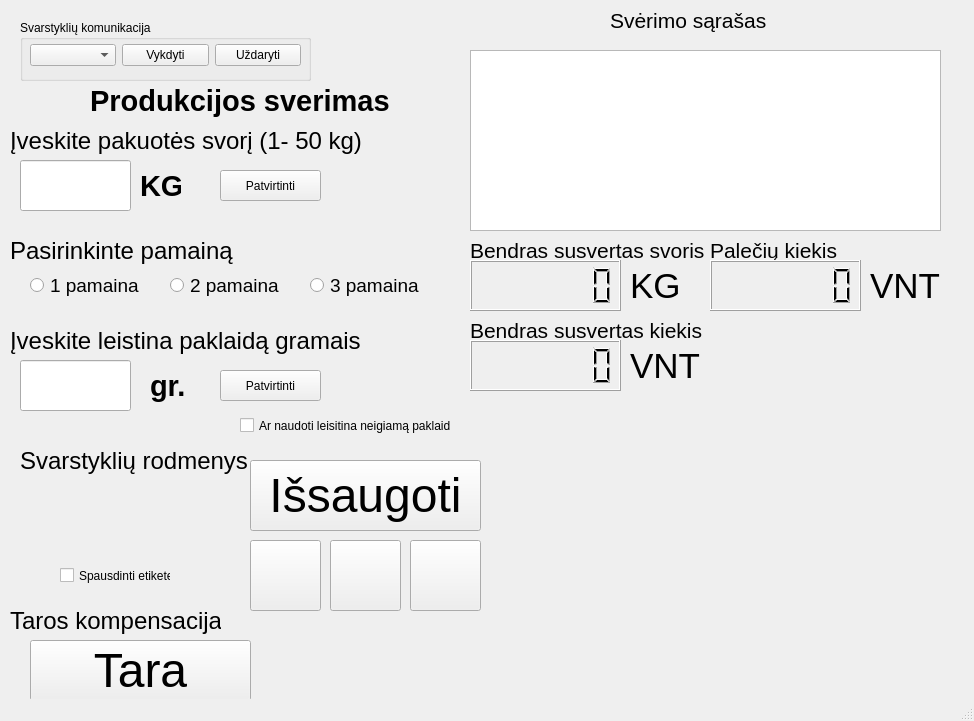
<?xml version="1.0" encoding="UTF-8"?>
<ui version="4.0">
 <class>MainWindow</class>
 <widget class="QMainWindow" name="MainWindow">
  <property name="geometry">
   <rect>
    <x>0</x>
    <y>0</y>
    <width>974</width>
    <height>721</height>
   </rect>
  </property>
  <property name="windowTitle">
   <string>MainWindow</string>
  </property>
  <property name="tabShape">
   <enum>QTabWidget::Rounded</enum>
  </property>
  <widget class="QWidget" name="centralwidget">
   <widget class="QGroupBox" name="Sverimas">
    <property name="geometry">
     <rect>
      <x>20</x>
      <y>20</y>
      <width>291</width>
      <height>61</height>
     </rect>
    </property>
    <property name="title">
     <string>Svarstyklių komunikacija</string>
    </property>
    <widget class="QWidget" name="layoutWidget">
     <property name="geometry">
      <rect>
       <x>10</x>
       <y>20</y>
       <width>271</width>
       <height>31</height>
      </rect>
     </property>
     <layout class="QHBoxLayout" name="horizontalLayout">
      <item>
       <widget class="QComboBox" name="comL"/>
      </item>
      <item>
       <widget class="QPushButton" name="openB">
        <property name="text">
         <string>Vykdyti</string>
        </property>
       </widget>
      </item>
      <item>
       <widget class="QPushButton" name="closeB">
        <property name="text">
         <string>Uždaryti</string>
        </property>
       </widget>
      </item>
     </layout>
    </widget>
   </widget>
   <widget class="QLabel" name="label_6">
    <property name="geometry">
     <rect>
      <x>90</x>
      <y>80</y>
      <width>321</width>
      <height>41</height>
     </rect>
    </property>
    <property name="font">
     <font>
      <pointsize>22</pointsize>
      <weight>75</weight>
      <bold>true</bold>
     </font>
    </property>
    <property name="text">
     <string>Produkcijos sverimas</string>
    </property>
   </widget>
   <widget class="QPushButton" name="saveB">
    <property name="geometry">
     <rect>
      <x>250</x>
      <y>460</y>
      <width>231</width>
      <height>71</height>
     </rect>
    </property>
    <property name="font">
     <font>
      <pointsize>36</pointsize>
     </font>
    </property>
    <property name="text">
     <string>Išsaugoti</string>
    </property>
   </widget>
   <widget class="QLabel" name="mass">
    <property name="geometry">
     <rect>
      <x>20</x>
      <y>490</y>
      <width>211</width>
      <height>61</height>
     </rect>
    </property>
    <property name="font">
     <font>
      <pointsize>36</pointsize>
      <weight>75</weight>
      <bold>true</bold>
     </font>
    </property>
    <property name="text">
     <string/>
    </property>
   </widget>
   <widget class="QLabel" name="label_5">
    <property name="geometry">
     <rect>
      <x>610</x>
      <y>0</y>
      <width>201</width>
      <height>41</height>
     </rect>
    </property>
    <property name="font">
     <font>
      <pointsize>16</pointsize>
     </font>
    </property>
    <property name="text">
     <string>Svėrimo sąrašas</string>
    </property>
   </widget>
   <widget class="QLabel" name="label">
    <property name="geometry">
     <rect>
      <x>470</x>
      <y>230</y>
      <width>261</width>
      <height>41</height>
     </rect>
    </property>
    <property name="font">
     <font>
      <pointsize>16</pointsize>
     </font>
    </property>
    <property name="text">
     <string>Bendras susvertas svoris</string>
    </property>
   </widget>
   <widget class="QLCDNumber" name="total_weihgt">
    <property name="geometry">
     <rect>
      <x>470</x>
      <y>260</y>
      <width>151</width>
      <height>51</height>
     </rect>
    </property>
    <property name="sizeIncrement">
     <size>
      <width>100</width>
      <height>40</height>
     </size>
    </property>
    <property name="font">
     <font>
      <pointsize>72</pointsize>
     </font>
    </property>
    <property name="autoFillBackground">
     <bool>true</bool>
    </property>
    <property name="smallDecimalPoint">
     <bool>true</bool>
    </property>
    <property name="digitCount">
     <number>6</number>
    </property>
    <property name="value" stdset="0">
     <double>0.000000000000000</double>
    </property>
    <property name="intValue" stdset="0">
     <number>0</number>
    </property>
   </widget>
   <widget class="QLabel" name="label_3">
    <property name="geometry">
     <rect>
      <x>630</x>
      <y>260</y>
      <width>51</width>
      <height>51</height>
     </rect>
    </property>
    <property name="font">
     <font>
      <pointsize>26</pointsize>
     </font>
    </property>
    <property name="text">
     <string>KG</string>
    </property>
   </widget>
   <widget class="QLabel" name="label_2">
    <property name="geometry">
     <rect>
      <x>470</x>
      <y>310</y>
      <width>261</width>
      <height>41</height>
     </rect>
    </property>
    <property name="font">
     <font>
      <pointsize>16</pointsize>
     </font>
    </property>
    <property name="text">
     <string>Bendras susvertas kiekis</string>
    </property>
   </widget>
   <widget class="QLCDNumber" name="total_count">
    <property name="geometry">
     <rect>
      <x>470</x>
      <y>340</y>
      <width>151</width>
      <height>51</height>
     </rect>
    </property>
    <property name="font">
     <font>
      <pointsize>14</pointsize>
     </font>
    </property>
    <property name="autoFillBackground">
     <bool>true</bool>
    </property>
    <property name="smallDecimalPoint">
     <bool>true</bool>
    </property>
    <property name="digitCount">
     <number>6</number>
    </property>
    <property name="value" stdset="0">
     <double>0.000000000000000</double>
    </property>
    <property name="intValue" stdset="0">
     <number>0</number>
    </property>
   </widget>
   <widget class="QLabel" name="label_4">
    <property name="geometry">
     <rect>
      <x>630</x>
      <y>340</y>
      <width>71</width>
      <height>51</height>
     </rect>
    </property>
    <property name="font">
     <font>
      <pointsize>26</pointsize>
     </font>
    </property>
    <property name="text">
     <string>VNT</string>
    </property>
   </widget>
   <widget class="QListView" name="list_view">
    <property name="geometry">
     <rect>
      <x>470</x>
      <y>50</y>
      <width>471</width>
      <height>181</height>
     </rect>
    </property>
   </widget>
   <widget class="QRadioButton" name="shift_1">
    <property name="geometry">
     <rect>
      <x>30</x>
      <y>270</y>
      <width>151</width>
      <height>31</height>
     </rect>
    </property>
    <property name="font">
     <font>
      <pointsize>14</pointsize>
     </font>
    </property>
    <property name="text">
     <string>1 pamaina</string>
    </property>
   </widget>
   <widget class="QRadioButton" name="shift_2">
    <property name="geometry">
     <rect>
      <x>170</x>
      <y>270</y>
      <width>151</width>
      <height>31</height>
     </rect>
    </property>
    <property name="font">
     <font>
      <pointsize>14</pointsize>
     </font>
    </property>
    <property name="text">
     <string>2 pamaina</string>
    </property>
   </widget>
   <widget class="QRadioButton" name="shift_3">
    <property name="geometry">
     <rect>
      <x>310</x>
      <y>270</y>
      <width>151</width>
      <height>31</height>
     </rect>
    </property>
    <property name="font">
     <font>
      <pointsize>14</pointsize>
     </font>
    </property>
    <property name="text">
     <string>3 pamaina</string>
    </property>
   </widget>
   <widget class="QLabel" name="label_7">
    <property name="geometry">
     <rect>
      <x>140</x>
      <y>160</y>
      <width>41</width>
      <height>51</height>
     </rect>
    </property>
    <property name="font">
     <font>
      <pointsize>22</pointsize>
      <weight>75</weight>
      <bold>true</bold>
     </font>
    </property>
    <property name="text">
     <string>KG</string>
    </property>
   </widget>
   <widget class="QLabel" name="mass_set_label">
    <property name="geometry">
     <rect>
      <x>10</x>
      <y>120</y>
      <width>371</width>
      <height>41</height>
     </rect>
    </property>
    <property name="font">
     <font>
      <pointsize>18</pointsize>
      <weight>50</weight>
      <bold>false</bold>
     </font>
    </property>
    <property name="text">
     <string>Įveskite pakuotės svorį (1- 50 kg)</string>
    </property>
   </widget>
   <widget class="QPushButton" name="zero">
    <property name="geometry">
     <rect>
      <x>30</x>
      <y>640</y>
      <width>221</width>
      <height>61</height>
     </rect>
    </property>
    <property name="font">
     <font>
      <pointsize>36</pointsize>
     </font>
    </property>
    <property name="text">
     <string>Tara</string>
    </property>
   </widget>
   <widget class="QLabel" name="label_9">
    <property name="geometry">
     <rect>
      <x>10</x>
      <y>600</y>
      <width>211</width>
      <height>41</height>
     </rect>
    </property>
    <property name="font">
     <font>
      <pointsize>18</pointsize>
     </font>
    </property>
    <property name="text">
     <string>Taros kompensacija</string>
    </property>
   </widget>
   <widget class="QCheckBox" name="label_print">
    <property name="geometry">
     <rect>
      <x>60</x>
      <y>560</y>
      <width>111</width>
      <height>31</height>
     </rect>
    </property>
    <property name="text">
     <string>Spausdinti etikete</string>
    </property>
   </widget>
   <widget class="QLabel" name="label_10">
    <property name="geometry">
     <rect>
      <x>10</x>
      <y>230</y>
      <width>451</width>
      <height>41</height>
     </rect>
    </property>
    <property name="font">
     <font>
      <pointsize>18</pointsize>
      <weight>50</weight>
      <bold>false</bold>
     </font>
    </property>
    <property name="text">
     <string>Pasirinkinte pamainą</string>
    </property>
   </widget>
   <widget class="QLabel" name="label_11">
    <property name="geometry">
     <rect>
      <x>10</x>
      <y>320</y>
      <width>451</width>
      <height>41</height>
     </rect>
    </property>
    <property name="font">
     <font>
      <pointsize>18</pointsize>
      <weight>50</weight>
      <bold>false</bold>
     </font>
    </property>
    <property name="text">
     <string>Įveskite leistina paklaidą gramais</string>
    </property>
   </widget>
   <widget class="QLabel" name="label_12">
    <property name="geometry">
     <rect>
      <x>150</x>
      <y>360</y>
      <width>41</width>
      <height>51</height>
     </rect>
    </property>
    <property name="font">
     <font>
      <pointsize>22</pointsize>
      <weight>75</weight>
      <bold>true</bold>
     </font>
    </property>
    <property name="text">
     <string>gr.</string>
    </property>
   </widget>
   <widget class="QCheckBox" name="send_accuracy_minus_button">
    <property name="geometry">
     <rect>
      <x>240</x>
      <y>410</y>
      <width>211</width>
      <height>31</height>
     </rect>
    </property>
    <property name="text">
     <string>Ar naudoti leisitina neigiamą paklaidą?</string>
    </property>
   </widget>
   <widget class="QPushButton" name="blueLed">
    <property name="geometry">
     <rect>
      <x>330</x>
      <y>540</y>
      <width>71</width>
      <height>71</height>
     </rect>
    </property>
    <property name="text">
     <string/>
    </property>
   </widget>
   <widget class="QPushButton" name="greenLed">
    <property name="geometry">
     <rect>
      <x>250</x>
      <y>540</y>
      <width>71</width>
      <height>71</height>
     </rect>
    </property>
    <property name="text">
     <string/>
    </property>
   </widget>
   <widget class="QPushButton" name="redLed">
    <property name="geometry">
     <rect>
      <x>410</x>
      <y>540</y>
      <width>71</width>
      <height>71</height>
     </rect>
    </property>
    <property name="text">
     <string/>
    </property>
   </widget>
   <widget class="QLabel" name="label_13">
    <property name="geometry">
     <rect>
      <x>710</x>
      <y>230</y>
      <width>261</width>
      <height>41</height>
     </rect>
    </property>
    <property name="font">
     <font>
      <pointsize>16</pointsize>
     </font>
    </property>
    <property name="text">
     <string>Palečių kiekis</string>
    </property>
   </widget>
   <widget class="QLCDNumber" name="pallet_count">
    <property name="geometry">
     <rect>
      <x>710</x>
      <y>260</y>
      <width>151</width>
      <height>51</height>
     </rect>
    </property>
    <property name="font">
     <font>
      <pointsize>14</pointsize>
     </font>
    </property>
    <property name="autoFillBackground">
     <bool>true</bool>
    </property>
    <property name="smallDecimalPoint">
     <bool>true</bool>
    </property>
    <property name="digitCount">
     <number>6</number>
    </property>
    <property name="value" stdset="0">
     <double>0.000000000000000</double>
    </property>
    <property name="intValue" stdset="0">
     <number>0</number>
    </property>
   </widget>
   <widget class="QLabel" name="label_14">
    <property name="geometry">
     <rect>
      <x>870</x>
      <y>260</y>
      <width>71</width>
      <height>51</height>
     </rect>
    </property>
    <property name="font">
     <font>
      <pointsize>26</pointsize>
     </font>
    </property>
    <property name="text">
     <string>VNT</string>
    </property>
   </widget>
   <widget class="QLabel" name="label_15">
    <property name="geometry">
     <rect>
      <x>20</x>
      <y>440</y>
      <width>451</width>
      <height>41</height>
     </rect>
    </property>
    <property name="font">
     <font>
      <pointsize>18</pointsize>
      <weight>50</weight>
      <bold>false</bold>
     </font>
    </property>
    <property name="text">
     <string>Svarstyklių rodmenys</string>
    </property>
   </widget>
   <widget class="QPushButton" name="send_mass_set_button">
    <property name="geometry">
     <rect>
      <x>220</x>
      <y>170</y>
      <width>101</width>
      <height>31</height>
     </rect>
    </property>
    <property name="text">
     <string>Patvirtinti</string>
    </property>
   </widget>
   <widget class="QPushButton" name="accuracy_button">
    <property name="geometry">
     <rect>
      <x>220</x>
      <y>370</y>
      <width>101</width>
      <height>31</height>
     </rect>
    </property>
    <property name="text">
     <string>Patvirtinti</string>
    </property>
   </widget>
   <widget class="QLineEdit" name="mass_set">
    <property name="geometry">
     <rect>
      <x>20</x>
      <y>160</y>
      <width>111</width>
      <height>51</height>
     </rect>
    </property>
    <property name="font">
     <font>
      <pointsize>20</pointsize>
     </font>
    </property>
   </widget>
   <widget class="QLineEdit" name="accuracy">
    <property name="geometry">
     <rect>
      <x>20</x>
      <y>360</y>
      <width>111</width>
      <height>51</height>
     </rect>
    </property>
    <property name="font">
     <font>
      <pointsize>20</pointsize>
     </font>
    </property>
   </widget>
  </widget>
  <widget class="QStatusBar" name="statusbar"/>
 </widget>
 <resources/>
 <connections/>
</ui>
